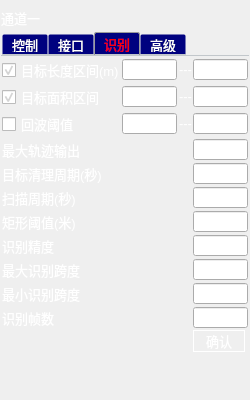
<?xml version="1.0" encoding="UTF-8"?>
<ui version="4.0">
 <class>zchxRadarUi</class>
 <widget class="QWidget" name="zchxRadarUi">
  <property name="geometry">
   <rect>
    <x>0</x>
    <y>0</y>
    <width>250</width>
    <height>400</height>
   </rect>
  </property>
  <property name="sizePolicy">
   <sizepolicy hsizetype="Fixed" vsizetype="Preferred">
    <horstretch>0</horstretch>
    <verstretch>0</verstretch>
   </sizepolicy>
  </property>
  <property name="minimumSize">
   <size>
    <width>250</width>
    <height>0</height>
   </size>
  </property>
  <property name="maximumSize">
   <size>
    <width>250</width>
    <height>16777215</height>
   </size>
  </property>
  <property name="windowTitle">
   <string>Form</string>
  </property>
  <property name="styleSheet">
   <string notr="true">*{
	font-size:10pt;
	color:white;
}
QLabel{
	color:white;
	max-height:25px;
	background-color:transparent;
}

QTabWidget{
	background-color: rgb(0,1,127);
}
QTabWidget::pane { /* The tab widget frame */
	border-top: 1px solid #C2C7CB;
	
}

QTabWidget::tab-bar {
      left: 1px; /* move to the right by 5px */
}

  /* Style the tab using the tab sub-control. Note that
      it reads QTabBar _not_ QTabWidget */
QTabBar::tab {
	background: rgb(0,1,127);
      border: 1px solid transparent;
      border-bottom-color: #C2C7CB; /* same as the pane color */
      border-top-left-radius: 2px;
      border-top-right-radius: 2px;
      min-width: 40px;
      padding: 2px;
  }

  QTabBar::tab:selected, QTabBar::tab:hover {
      background: qlineargradient(x1: 0, y1: 0, x2: 0, y2: 1,
                                  stop: 0 #fafafa, stop: 0.4 #f4f4f4,
                                  stop: 0.5 #e7e7e7, stop: 1.0 #fafafa);
  }

  QTabBar::tab:selected {
      border-color: #9B9B9B;
      border-bottom-color: #C2C7CB; /* same as pane color */
	  color:red;
  }

  QTabBar::tab:!selected {
      margin-top: 2px; /* make non-selected tabs look smaller */
  }

  QPushButton{
 max-width:50px;
	 max-height:25px;
	 border:1px solid white;
	 background-color:transparent;
  }

   QPushButton:hover{	 
	 background-color:green;
  }

  QSpinBox,QDoubleSpinBox{
		max-width:50px;
}

#lon, #lat{
	max-width:80px;
}

QLineEdit{
	border:1px solid rgb(180, 180, 180);
	background: transparent;
	border-radius: 2px;
}

QLineEdit::hover{
  color:black;
  border-color:rgb(50,480,40);
  background-color:green;
}
 </string>
  </property>
  <layout class="QVBoxLayout" name="verticalLayout">
   <property name="spacing">
    <number>1</number>
   </property>
   <property name="leftMargin">
    <number>1</number>
   </property>
   <property name="topMargin">
    <number>1</number>
   </property>
   <property name="rightMargin">
    <number>1</number>
   </property>
   <property name="bottomMargin">
    <number>1</number>
   </property>
   <item>
    <widget class="QLabel" name="channel_label">
     <property name="sizePolicy">
      <sizepolicy hsizetype="Preferred" vsizetype="Fixed">
       <horstretch>0</horstretch>
       <verstretch>0</verstretch>
      </sizepolicy>
     </property>
     <property name="minimumSize">
      <size>
       <width>0</width>
       <height>30</height>
      </size>
     </property>
     <property name="maximumSize">
      <size>
       <width>16777215</width>
       <height>25</height>
      </size>
     </property>
     <property name="text">
      <string>通道一</string>
     </property>
    </widget>
   </item>
   <item>
    <widget class="QTabWidget" name="tab">
     <property name="currentIndex">
      <number>2</number>
     </property>
     <widget class="QWidget" name="control_tab">
      <attribute name="title">
       <string>控制</string>
      </attribute>
      <layout class="QVBoxLayout" name="control_tab_layout">
       <item>
        <spacer name="verticalSpacer">
         <property name="orientation">
          <enum>Qt::Vertical</enum>
         </property>
         <property name="sizeHint" stdset="0">
          <size>
           <width>20</width>
           <height>40</height>
          </size>
         </property>
        </spacer>
       </item>
      </layout>
     </widget>
     <widget class="QWidget" name="interface_tab">
      <attribute name="title">
       <string>接口</string>
      </attribute>
      <layout class="QGridLayout" name="gridLayout">
       <property name="leftMargin">
        <number>1</number>
       </property>
       <property name="topMargin">
        <number>1</number>
       </property>
       <property name="rightMargin">
        <number>1</number>
       </property>
       <property name="bottomMargin">
        <number>1</number>
       </property>
       <property name="spacing">
        <number>1</number>
       </property>
       <item row="0" column="6">
        <widget class="QLabel" name="label_2">
         <property name="text">
          <string>纬度</string>
         </property>
        </widget>
       </item>
       <item row="0" column="7">
        <widget class="QDoubleSpinBox" name="lat">
         <property name="buttonSymbols">
          <enum>QAbstractSpinBox::NoButtons</enum>
         </property>
         <property name="decimals">
          <number>6</number>
         </property>
         <property name="minimum">
          <double>-90.000000000000000</double>
         </property>
         <property name="maximum">
          <double>90.000000000000000</double>
         </property>
        </widget>
       </item>
       <item row="3" column="5" colspan="2">
        <widget class="QLabel" name="label_36">
         <property name="styleSheet">
          <string notr="true"/>
         </property>
         <property name="text">
          <string>端口</string>
         </property>
        </widget>
       </item>
       <item row="3" column="7">
        <widget class="QSpinBox" name="videoRecPortSpinBox">
         <property name="buttonSymbols">
          <enum>QAbstractSpinBox::NoButtons</enum>
         </property>
         <property name="maximum">
          <number>999999</number>
         </property>
        </widget>
       </item>
       <item row="4" column="0">
        <widget class="QLabel" name="label_39">
         <property name="maximumSize">
          <size>
           <width>16777215</width>
           <height>25</height>
          </size>
         </property>
         <property name="styleSheet">
          <string notr="true"/>
         </property>
         <property name="text">
          <string>状态IP</string>
         </property>
        </widget>
       </item>
       <item row="3" column="1" colspan="4">
        <widget class="QLineEdit" name="videoRecIPLlineEdit">
         <property name="minimumSize">
          <size>
           <width>0</width>
           <height>0</height>
          </size>
         </property>
        </widget>
       </item>
       <item row="4" column="1" colspan="4">
        <widget class="QLineEdit" name="controlIPLineEdit">
         <property name="minimumSize">
          <size>
           <width>0</width>
           <height>0</height>
          </size>
         </property>
         <property name="maximumSize">
          <size>
           <width>16777215</width>
           <height>16777215</height>
          </size>
         </property>
        </widget>
       </item>
       <item row="8" column="7">
        <spacer name="verticalSpacer_3">
         <property name="orientation">
          <enum>Qt::Vertical</enum>
         </property>
         <property name="sizeHint" stdset="0">
          <size>
           <width>20</width>
           <height>40</height>
          </size>
         </property>
        </spacer>
       </item>
       <item row="4" column="5" colspan="2">
        <widget class="QLabel" name="label_38">
         <property name="styleSheet">
          <string notr="true"/>
         </property>
         <property name="text">
          <string>端口</string>
         </property>
        </widget>
       </item>
       <item row="3" column="0">
        <widget class="QLabel" name="label_34">
         <property name="styleSheet">
          <string notr="true"/>
         </property>
         <property name="text">
          <string>回波IP</string>
         </property>
        </widget>
       </item>
       <item row="5" column="1" colspan="4">
        <widget class="QLineEdit" name="heartIPLlineEdit">
         <property name="minimumSize">
          <size>
           <width>0</width>
           <height>0</height>
          </size>
         </property>
        </widget>
       </item>
       <item row="5" column="0">
        <widget class="QLabel" name="label_31">
         <property name="styleSheet">
          <string notr="true"/>
         </property>
         <property name="text">
          <string>心跳IP</string>
         </property>
        </widget>
       </item>
       <item row="5" column="7">
        <widget class="QSpinBox" name="heartPortSpinBox">
         <property name="buttonSymbols">
          <enum>QAbstractSpinBox::NoButtons</enum>
         </property>
         <property name="maximum">
          <number>999999</number>
         </property>
        </widget>
       </item>
       <item row="5" column="5" colspan="2">
        <widget class="QLabel" name="label_37">
         <property name="styleSheet">
          <string notr="true"/>
         </property>
         <property name="text">
          <string>端口</string>
         </property>
        </widget>
       </item>
       <item row="0" column="0">
        <widget class="QLabel" name="label_11">
         <property name="styleSheet">
          <string notr="true"/>
         </property>
         <property name="text">
          <string>中心经度</string>
         </property>
        </widget>
       </item>
       <item row="4" column="7">
        <widget class="QSpinBox" name="controlPortSpinBox">
         <property name="buttonSymbols">
          <enum>QAbstractSpinBox::NoButtons</enum>
         </property>
         <property name="maximum">
          <number>99999</number>
         </property>
        </widget>
       </item>
       <item row="2" column="0">
        <widget class="QLabel" name="label">
         <property name="text">
          <string>名称</string>
         </property>
        </widget>
       </item>
       <item row="2" column="1" colspan="7">
        <widget class="QLineEdit" name="name"/>
       </item>
       <item row="0" column="1">
        <widget class="QDoubleSpinBox" name="lon">
         <property name="buttonSymbols">
          <enum>QAbstractSpinBox::NoButtons</enum>
         </property>
         <property name="decimals">
          <number>6</number>
         </property>
         <property name="minimum">
          <double>-180.000000000000000</double>
         </property>
         <property name="maximum">
          <double>180.000000000000000</double>
         </property>
        </widget>
       </item>
       <item row="6" column="7">
        <widget class="QPushButton" name="ok_interface">
         <property name="text">
          <string>确认</string>
         </property>
        </widget>
       </item>
      </layout>
     </widget>
     <widget class="QWidget" name="recongnize_tab">
      <attribute name="title">
       <string>识别</string>
      </attribute>
      <layout class="QGridLayout" name="gridLayout_3">
       <property name="leftMargin">
        <number>1</number>
       </property>
       <property name="topMargin">
        <number>1</number>
       </property>
       <property name="rightMargin">
        <number>1</number>
       </property>
       <property name="bottomMargin">
        <number>1</number>
       </property>
       <property name="spacing">
        <number>1</number>
       </property>
       <item row="0" column="0">
        <widget class="QCheckBox" name="target_length_filter_chk">
         <property name="text">
          <string>目标长度区间(m)</string>
         </property>
         <property name="checked">
          <bool>true</bool>
         </property>
        </widget>
       </item>
       <item row="14" column="4">
        <spacer name="verticalSpacer_4">
         <property name="orientation">
          <enum>Qt::Vertical</enum>
         </property>
         <property name="sizeHint" stdset="0">
          <size>
           <width>20</width>
           <height>40</height>
          </size>
         </property>
        </spacer>
       </item>
       <item row="0" column="3">
        <widget class="QLabel" name="label_14">
         <property name="text">
          <string>---</string>
         </property>
         <property name="alignment">
          <set>Qt::AlignCenter</set>
         </property>
        </widget>
       </item>
       <item row="5" column="4">
        <widget class="QSpinBox" name="clear_track_time">
         <property name="buttonSymbols">
          <enum>QAbstractSpinBox::NoButtons</enum>
         </property>
         <property name="maximum">
          <number>99999999</number>
         </property>
        </widget>
       </item>
       <item row="8" column="4">
        <widget class="QSpinBox" name="video_or_count">
         <property name="buttonSymbols">
          <enum>QAbstractSpinBox::NoButtons</enum>
         </property>
         <property name="minimum">
          <number>1</number>
         </property>
         <property name="maximum">
          <number>5</number>
         </property>
        </widget>
       </item>
       <item row="3" column="4">
        <widget class="QSpinBox" name="video_amplitude_max">
         <property name="buttonSymbols">
          <enum>QAbstractSpinBox::NoButtons</enum>
         </property>
         <property name="minimum">
          <number>0</number>
         </property>
         <property name="maximum">
          <number>255000</number>
         </property>
        </widget>
       </item>
       <item row="4" column="0" colspan="2">
        <widget class="QLabel" name="label_29">
         <property name="styleSheet">
          <string notr="true"/>
         </property>
         <property name="text">
          <string>最大轨迹输出</string>
         </property>
        </widget>
       </item>
       <item row="0" column="1">
        <widget class="QSpinBox" name="target_length_min">
         <property name="buttonSymbols">
          <enum>QAbstractSpinBox::NoButtons</enum>
         </property>
         <property name="minimum">
          <number>0</number>
         </property>
         <property name="maximum">
          <number>200000</number>
         </property>
        </widget>
       </item>
       <item row="9" column="0" colspan="2">
        <widget class="QLabel" name="label_17">
         <property name="text">
          <string>最大识别跨度</string>
         </property>
        </widget>
       </item>
       <item row="2" column="3">
        <widget class="QLabel" name="label_16">
         <property name="text">
          <string>---</string>
         </property>
         <property name="alignment">
          <set>Qt::AlignCenter</set>
         </property>
        </widget>
       </item>
       <item row="7" column="4">
        <widget class="QSpinBox" name="predictionWidth">
         <property name="buttonSymbols">
          <enum>QAbstractSpinBox::NoButtons</enum>
         </property>
         <property name="minimum">
          <number>1</number>
         </property>
         <property name="maximum">
          <number>2000000</number>
         </property>
         <property name="value">
          <number>20</number>
         </property>
        </widget>
       </item>
       <item row="0" column="4">
        <widget class="QSpinBox" name="target_length_max">
         <property name="buttonSymbols">
          <enum>QAbstractSpinBox::NoButtons</enum>
         </property>
         <property name="minimum">
          <number>0</number>
         </property>
         <property name="maximum">
          <number>200000</number>
         </property>
        </widget>
       </item>
       <item row="3" column="3">
        <widget class="QLabel" name="label_13">
         <property name="text">
          <string>---</string>
         </property>
         <property name="alignment">
          <set>Qt::AlignCenter</set>
         </property>
        </widget>
       </item>
       <item row="11" column="0" colspan="2">
        <widget class="QLabel" name="label_21">
         <property name="text">
          <string>识别帧数</string>
         </property>
        </widget>
       </item>
       <item row="8" column="0" colspan="2">
        <widget class="QLabel" name="label_12">
         <property name="styleSheet">
          <string notr="true"/>
         </property>
         <property name="text">
          <string>识别精度</string>
         </property>
        </widget>
       </item>
       <item row="7" column="0" colspan="2">
        <widget class="QLabel" name="label_15">
         <property name="styleSheet">
          <string notr="true"/>
         </property>
         <property name="text">
          <string>矩形阈值(米)</string>
         </property>
        </widget>
       </item>
       <item row="6" column="0" colspan="2">
        <widget class="QLabel" name="label_18">
         <property name="text">
          <string>扫描周期(秒)</string>
         </property>
        </widget>
       </item>
       <item row="5" column="0" colspan="4">
        <widget class="QLabel" name="label_27">
         <property name="styleSheet">
          <string notr="true"/>
         </property>
         <property name="text">
          <string>目标清理周期(秒)</string>
         </property>
        </widget>
       </item>
       <item row="13" column="4">
        <widget class="QPushButton" name="ok_parse">
         <property name="text">
          <string>确认</string>
         </property>
        </widget>
       </item>
       <item row="4" column="4">
        <widget class="QSpinBox" name="max_history">
         <property name="buttonSymbols">
          <enum>QAbstractSpinBox::NoButtons</enum>
         </property>
        </widget>
       </item>
       <item row="2" column="4">
        <widget class="QSpinBox" name="target_area_max">
         <property name="buttonSymbols">
          <enum>QAbstractSpinBox::NoButtons</enum>
         </property>
         <property name="minimum">
          <number>0</number>
         </property>
         <property name="maximum">
          <number>999999999</number>
         </property>
        </widget>
       </item>
       <item row="11" column="4">
        <widget class="QSpinBox" name="target_confirm_spinBox">
         <property name="buttonSymbols">
          <enum>QAbstractSpinBox::NoButtons</enum>
         </property>
         <property name="minimum">
          <number>1</number>
         </property>
         <property name="maximum">
          <number>10</number>
         </property>
         <property name="value">
          <number>3</number>
         </property>
        </widget>
       </item>
       <item row="6" column="4">
        <widget class="QDoubleSpinBox" name="scanCycleTime">
         <property name="buttonSymbols">
          <enum>QAbstractSpinBox::NoButtons</enum>
         </property>
         <property name="maximum">
          <double>60.000000000000000</double>
         </property>
        </widget>
       </item>
       <item row="2" column="0">
        <widget class="QCheckBox" name="target_area_filter_chk">
         <property name="text">
          <string>目标面积区间</string>
         </property>
         <property name="checked">
          <bool>true</bool>
         </property>
        </widget>
       </item>
       <item row="9" column="4">
        <widget class="QSpinBox" name="targetMaxSpeedSpinBox">
         <property name="buttonSymbols">
          <enum>QAbstractSpinBox::NoButtons</enum>
         </property>
        </widget>
       </item>
       <item row="3" column="0">
        <widget class="QCheckBox" name="video_amp_chk">
         <property name="text">
          <string>回波阈值</string>
         </property>
        </widget>
       </item>
       <item row="3" column="1">
        <widget class="QSpinBox" name="video_amplitude_min">
         <property name="buttonSymbols">
          <enum>QAbstractSpinBox::NoButtons</enum>
         </property>
         <property name="minimum">
          <number>0</number>
         </property>
         <property name="maximum">
          <number>255000</number>
         </property>
        </widget>
       </item>
       <item row="2" column="1">
        <widget class="QSpinBox" name="target_area_min">
         <property name="buttonSymbols">
          <enum>QAbstractSpinBox::NoButtons</enum>
         </property>
         <property name="minimum">
          <number>0</number>
         </property>
         <property name="maximum">
          <number>999999999</number>
         </property>
        </widget>
       </item>
       <item row="10" column="0">
        <widget class="QLabel" name="move_target_min_speed_label">
         <property name="text">
          <string>最小识别跨度</string>
         </property>
        </widget>
       </item>
       <item row="10" column="4">
        <widget class="QSpinBox" name="move_target_min_speed_spinBox">
         <property name="buttonSymbols">
          <enum>QAbstractSpinBox::NoButtons</enum>
         </property>
         <property name="minimum">
          <number>0</number>
         </property>
         <property name="maximum">
          <number>200</number>
         </property>
         <property name="value">
          <number>1</number>
         </property>
        </widget>
       </item>
      </layout>
     </widget>
     <widget class="QWidget" name="advance_tab">
      <attribute name="title">
       <string>高级</string>
      </attribute>
      <layout class="QVBoxLayout" name="advance_tab_layout">
       <property name="spacing">
        <number>1</number>
       </property>
       <property name="leftMargin">
        <number>1</number>
       </property>
       <property name="topMargin">
        <number>1</number>
       </property>
       <property name="rightMargin">
        <number>1</number>
       </property>
       <property name="bottomMargin">
        <number>1</number>
       </property>
       <item>
        <spacer name="verticalSpacer_2">
         <property name="orientation">
          <enum>Qt::Vertical</enum>
         </property>
         <property name="sizeHint" stdset="0">
          <size>
           <width>20</width>
           <height>40</height>
          </size>
         </property>
        </spacer>
       </item>
      </layout>
     </widget>
    </widget>
   </item>
  </layout>
 </widget>
 <resources/>
 <connections/>
</ui>
